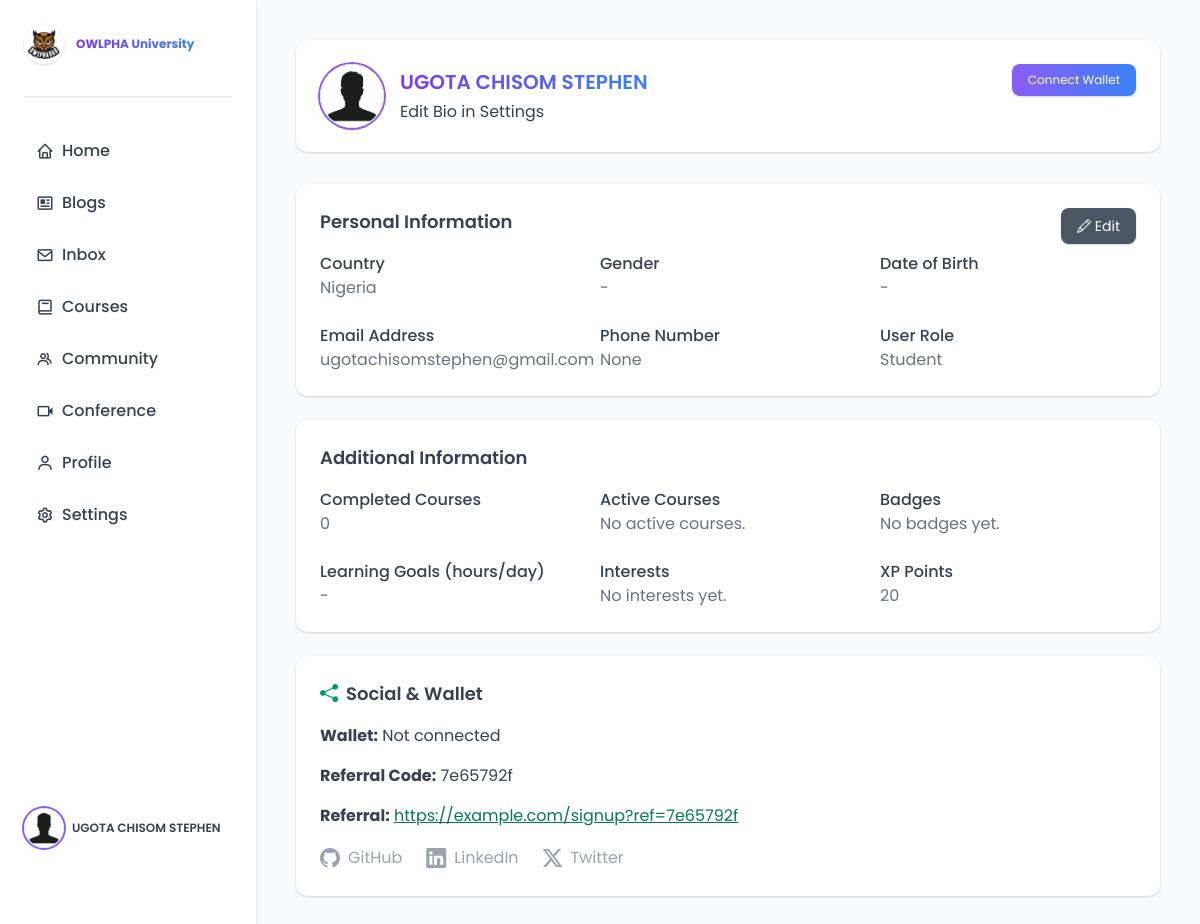
The app's page /account/stephen82/7e65792f/2025-07-21/dashboard/ (signed in), older data.
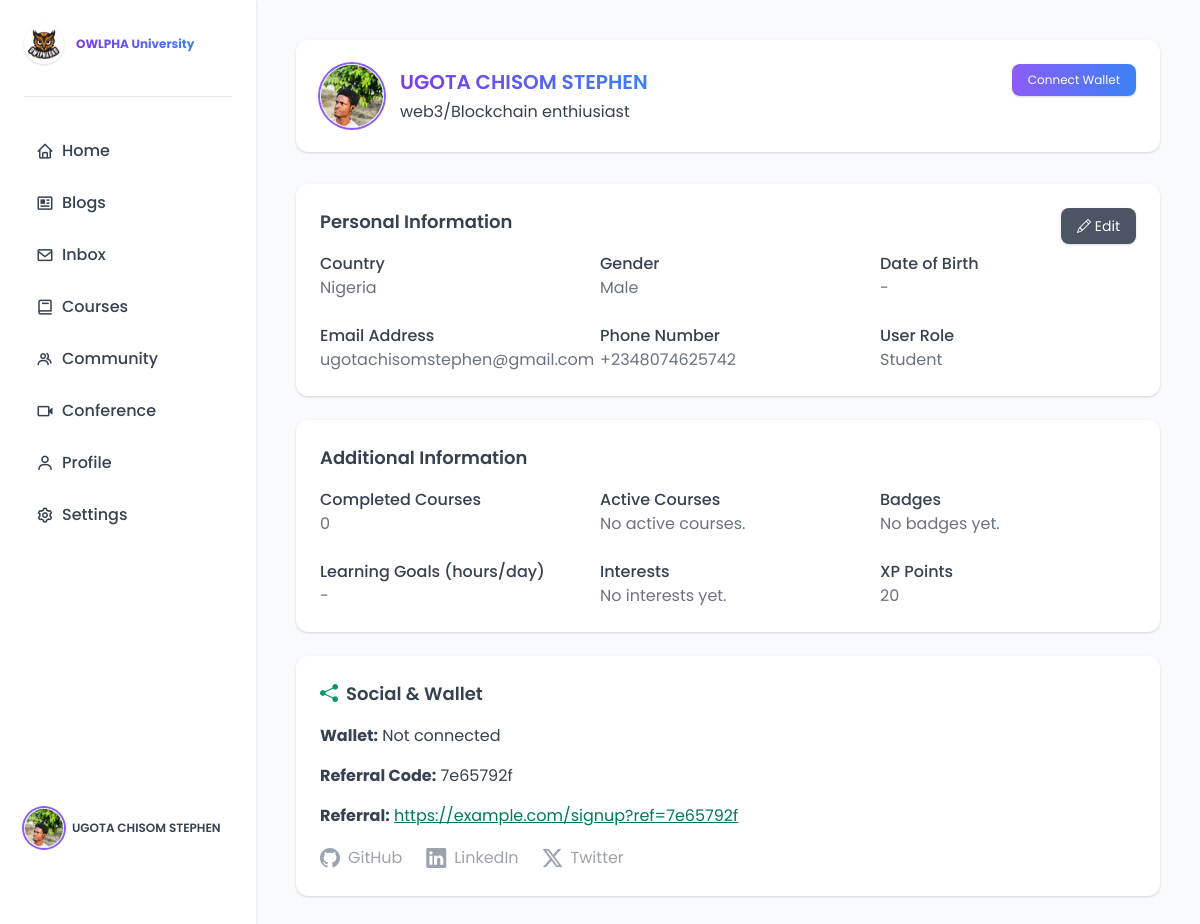
The same page, newer data.
### accounts/models.py (models this page shows, shortened)
class UserProfile(models.Model):
    user = models.OneToOneField(settings.AUTH_USER_MODEL, on_delete=models.CASCADE, related_name='profile')
    bio = models.TextField(blank=True, null=True)
    profile_image = models.ImageField(upload_to='profiles/', blank=True, null=True)
    phone_number = PhoneNumberField(blank=True, null=True, region='NG')
    gender = models.CharField(
        max_length=10,
        blank=True,
        choices=[
            ('male', 'Male'),
            ('female', 'Female'),
            ('other', 'Other')
        ]
    )
    date_of_birth = models.DateField(blank=True, null=True)
    interests = models.ManyToManyField(Interest, blank=True)
    github_link = models.URLField(blank=True, null=True)
    linkedin_link = models.URLField(blank=True, null=True)
    twitter_link = models.URLField(blank=True, null=True)
    discord_handle  = models.CharField(max_length=50, blank=True, null=True)
    learning_goals = models.TimeField(blank=True, null=True)
    current_courses = models.ManyToManyField(Course, related_name='active_learners', blank=True)
    completed_course = models.ManyToManyField(Course, related_name='graduates', blank=True)
    course_progress = models.JSONField(default=dict)
    xp_points = models.IntegerField(default=20)
    badges = models.ManyToManyField(Badge, blank=True)
    wallet_address = models.CharField(max_length=255, blank=True, null=True)
    referral_code = models.CharField(max_length=100, unique=True, blank=True, null=True)
    def generate_referral_url(self):
        current_site = Site.objects.get_current()
        domain = current_site.domain
        return f'https://{domain}/signup?ref={self.referral_code}'
    def get_absolute_url(self):
        return reverse(
            'user_profile_dashboard',
            kwargs={
                'username': self.user.username,
                'referral_code': self.referral_code,
                'date_joined': self.user.date_joined.strftime('%Y-%m-%d')
            }
        )
    ROLE_CHOICES = [
        ('student', 'Student'),
        ('instructor', 'Instructor'),
        ('admin', 'Admin'),
    ]
    role = models.CharField(max_length=20, choices=ROLE_CHOICES, default='student')

### accounts/views.py (the view)
# urls.py: path('account/<str:username>/<str:referral_code>/<str:date_joined>/dashboard/', views.user_profile_dashboard, name='user_profile_dashboard'),
@login_required
def user_profile_dashboard(request, username, referral_code, date_joined):
    user = request.user
    profile = user.profile
    if(
        username.lower() != user.username.lower() or referral_code != profile.referral_code or date_joined != user.date_joined.strftime('%Y-%m-%d')
    ):
        return HttpResponseForbidden('Unauthorized Access')
    context = {
        'user': user,
        'profile': profile,
        'title': 'Owlpha University'
    }
    return render(request, 'pages/profile_dashboard.html', context)

### accounts/templates/pages/profile_dashboard.html (shortened to what the changed rows need)
{% load static %}
{% load widget_tweaks %}
<!DOCTYPE html>
<html lang="en">
    <head>
        <link rel = 'stylesheet' href='https://unpkg.com/boxicons@2.1.4/css/boxicons.min.css'>
        <link rel = 'stylesheet' href='https://cdn.jsdelivr.net/npm/bootstrap-icons@1.11.3/font/bootstrap-icons.min.css'>
        <link href="https://cdn.jsdelivr.net/npm/tailwindcss@2.2.19/dist/tailwind.min.css" rel="stylesheet">
        <link rel="stylesheet" href="{% static 'style.css' %}">
    </head>
    <body class="bg-gray-50 flex h-screen overflow-hidden">
        <aside class="w-64 bg-white shadow flex flex-col justify-between p-6">
           <div class="flex flex-col gap-8">
                <a href="/" class="flex items-center space-x-3">
                    <h2 class="text-xs font-bold bg-gradient-to-r from-purple-600 to-blue-500 text-transparent bg-clip-text drop-shadow">OWLPHA University</h2>
                </a>
            </div>
            <div class="flex items-center py-8 text-gray-700 mb-8">
                {% if profile.profile_image %}
                    <img src="{{ profile.profile_image.url }}" alt="Profile" class="w-10 h-10 rounded-full object-cover border ring-2 ring-purple-500 transition-transform duration-300 hover:scale-105">
                {% else %}
                    <img src="{% static 'default_pro.jpg' %}" alt="Avatar" class="w-10 h-10 rounded-full object-cover border ring-2 ring-purple-500 transition-transform duration-300 hover:scale-105">
                {% endif %}
                <div>
                    <p class="font-semibold text-xs ml-2">{{ user.name }}</p>
                </div>
            </div>
        </aside>
        <main class="flex-1 p-10 overflow-y-auto">
            <div class="relative bg-white rounded-xl shadow p-6 flex items-center justify-between mb-8 text-gray-700 hover:shadow-md transition">
                <div class="flex items-center gap-4">
                    {% if profile.profile_image %}
                        <img src="{{ profile.profile_image.url }}" alt="Profile" class="w-16 h-16 rounded-full object-cover border ring-2 ring-purple-500">
                    {% else %}
                        <img src="{% static 'default_pro.jpg' %}" alt="Avatar" class="w-16 h-16 rounded-full object-cover border ring-2 ring-purple-500">
                    {% endif %}
                    <div>
                        <h1 class="text-xl font-semibold bg-gradient-to-r from-purple-600 to-blue-500 text-transparent bg-clip-text">{{ user.name }}</h1>
                        <p class="text-gray-700 text-md mt-1">{{ profile.bio|default:"Edit Bio in Settings" }}</p>
                    </div>
                </div>
            </div>
            <div class="relative bg-white rounded-xl shadow p-6 mb-6 text-gray-700 hover:shadow-md transition">
                <h2 class="text-lg font-semibold mb-4">Personal Information</h2>
                <div class="grid grid-cols-1 md:grid-cols-3 gap-x-6 gap-y-6 text-gray-700">
                    <div>
                        <p class="font-medium">Gender</p>
                        <p class="text-gray-500">{{ profile.gender|title|default:"-" }}</p>
                    </div>
                    <div>
                        <p class="font-medium">Date of Birth</p>
                        <p class="text-gray-500">{{ profile.date_of_birth|date:"F j, Y"|default:"-" }}</p>
                    </div>
                    <div class="col-span-1">
                        <p class="font-medium">Phone Number</p>
                        <p class="text-gray-500">{{ profile.phone_number|title|default:"-" }}</p>
                    </div>
                    <div>
                        <p class="font-medium">User Role</p>
                        <p class="text-gray-500">{{ profile.role|title }}</p>
                    </div>
                </div>
            </div>
            <div class="bg-white rounded-xl shadow p-6 mb-6 text-gray-700 hover:shadow-md transition">
                <h2 class="text-lg font-semibold mb-4">Additional Information</h2>
                <div class="grid grid-cols-1 md:grid-cols-3 gap-x-6 gap-y-6 text-gray-700">
                    <div>
                        <p class="font-medium">Learning Goals (hours/day)</p>
                        <p class="text-gray-500">{{ profile.learning_goals|default:"-" }}</p>
                    </div>
                    <div>
                        <p class="font-medium">XP Points</p>
                        <p class="text-gray-500">{{ profile.xp_points }}</p>
                    </div>
                </div>
            </div>
            <div class="bg-white p-6 rounded-xl shadow hover:shadow-md transition col-span-1 md:col-span-2">
                <div class="space-y-4 text-gray-700">
                    <p><strong>Wallet:</strong> {{ profile.wallet_address|default:"Not connected" }}</p>
                    <p><strong>Referral Code:</strong> {{ profile.referral_code }}</p>
                    <p><strong>Referral:</strong>
                        <a href="{{ profile.generate_referral_url }}" class="text-green-700 underline break-all">
                            {{ profile.generate_referral_url }}
                        </a>
                    </p>
                </div>
            </div>
        </main>
    </body>
</html>

Row changes from the older to the newer data that the page shows:
changed UserProfile "Student": profile_image: picture added; bio "Edit Bio in Settings" → "web3/Blockchain enthiusiast"; gender "-" → "Male"; phone_number "None" → "+2348074625742"
